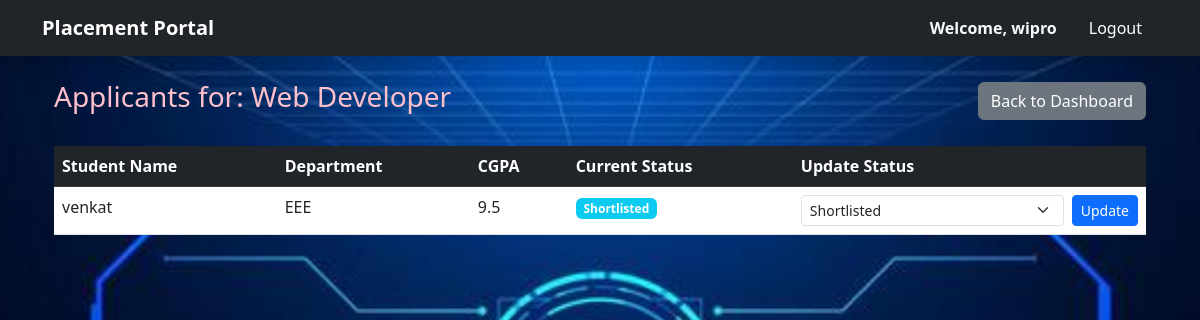
Page /company/drive/3/applicants (signed in) on the committed database.
### models.py (models this page shows)
class Drive(db.Model):
    id = db.Column(db.Integer, primary_key=True)
    company_id = db.Column(db.Integer, db.ForeignKey('company.id'), nullable=False)
    job_title = db.Column(db.String(100), nullable=False)
    description = db.Column(db.Text)
    salary = db.Column(db.Float)
    eligibility_criteria = db.Column(db.Text)
    application_deadline = db.Column(db.Date)
    status = db.Column(db.String(20), default='Pending')

class Application(db.Model):
    id = db.Column(db.Integer, primary_key=True)
    student_id = db.Column(db.Integer, db.ForeignKey('student.id'), nullable=False)
    drive_id = db.Column(db.Integer, db.ForeignKey('drive.id'), nullable=False)
    application_date = db.Column(db.DateTime, default=datetime.utcnow)
    status = db.Column(db.String(20), default='Applied')
    drive = db.relationship('Drive', backref='applications')
    __table_args__ = (
        db.UniqueConstraint('student_id', 'drive_id', name='unique_application'),
    )

class Student(db.Model):
    id = db.Column(db.Integer, primary_key=True)
    user_id = db.Column(db.Integer, db.ForeignKey('user.id'), nullable=False)
    name = db.Column(db.String(100), nullable=False)
    department = db.Column(db.String(100))
    cgpa = db.Column(db.Float)
    status = db.Column(db.String(20), default='Active')
    resume_link = db.Column(db.String(255))
    applications = db.relationship(
        'Application',
        backref='student',
        cascade="all, delete-orphan"
    )

### routes/company_routes.py (the view)
@company_bp.route('/drive/<int:drive_id>/applicants')
def view_applicants(drive_id):
    if not is_company():
        return redirect(url_for('auth.login'))
    drive = Drive.query.get_or_404(drive_id)
    applications = Application.query.filter_by(drive_id=drive.id).all()
    return render_template('company/view_applicants.html', drive=drive, applications=applications)

### routes/company_routes.py (called while the page is built)
def is_company():
    return session.get('role') == 'company'

### templates/company/view_applicants.html (shortened to what this page needs)
{% extends "base.html" %}
{% block content %}
<div class="container">
    <div class="d-flex justify-content-between align-items-center mb-4">
        <h3 style="color: #FFC0CB;">Applicants for: {{ drive.job_title }}</h3>
        <a href="{{ url_for('company.dashboard') }}" class="btn btn-secondary">Back to Dashboard</a>
    </div>
    <table class="table table-hover">
        <thead class="table-dark">
            <tr>
                <th>Student Name</th>
                <th>Department</th>
                <th>CGPA</th>
                <th>Current Status</th>
                <th>Update Status</th>
            </tr>
        </thead>
        <tbody>
            {% for app in applications %}
            <tr>
                <td>{{ app.student.name }}</td>
                <td>{{ app.student.department }}</td>
                <td>{{ app.student.cgpa }}</td>
                <td>
                    <span class="badge
                        {% if app.status == 'Applied' %}bg-secondary
                        {% elif app.status == 'Shortlisted' %}bg-info
                        {% elif app.status == 'Selected' %}bg-success
                        {% else %}bg-danger{% endif %}">
                        {{ app.status }}
                    </span>
                </td>
                <td>
                    <form method="POST" action="{{ url_for('company.update_application_status', application_id=app.id) }}" class="d-flex">
                        <select name="status" class="form-select form-select-sm me-2">
                            <option value="Shortlisted" {% if app.status == 'Shortlisted' %}selected{% endif %}>Shortlisted</option>
                        </select>
                        <button type="submit" class="btn btn-sm btn-primary">Update</button>
                    </form>
                </td>
            </tr>
            {% else %}
            <tr>
                <td colspan="5" class="text-center">No students have applied for this drive yet.</td>
            </tr>
            {% endfor %}
        </tbody>
    </table>
</div>
{% endblock %}

### templates/base.html (style rules this page uses)
body { background-size: cover; background-position: center; background-repeat: no-repeat; background-attachment: fixed; min-height: 100vh; background-color: #f8f9fa; }
.table { background-color: rgba(255, 255, 255, 0.92) !important; }

### rows in the picture
Drive: job_title "Web Developer"
Application: student.name "venkat", student.department "EEE", student.cgpa "9.5", status "Shortlisted"

### other values in the picture
{{ session.get('name', 'User') }} "wipro"
